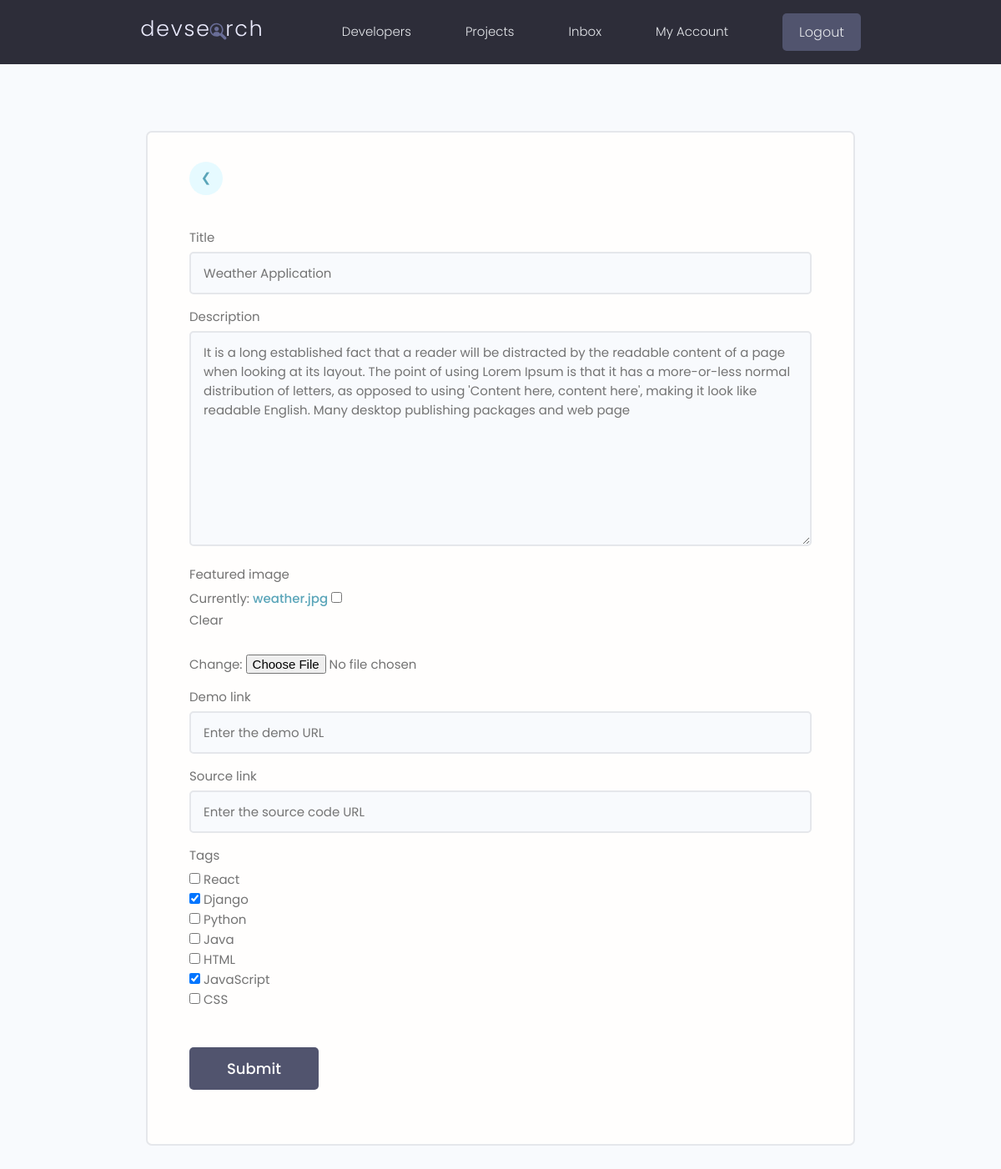
The page /projects/update-project/bb09a222-ceef-4543-817e-fc556a5f4ee1/ (signed in) on the database as committed earlier.
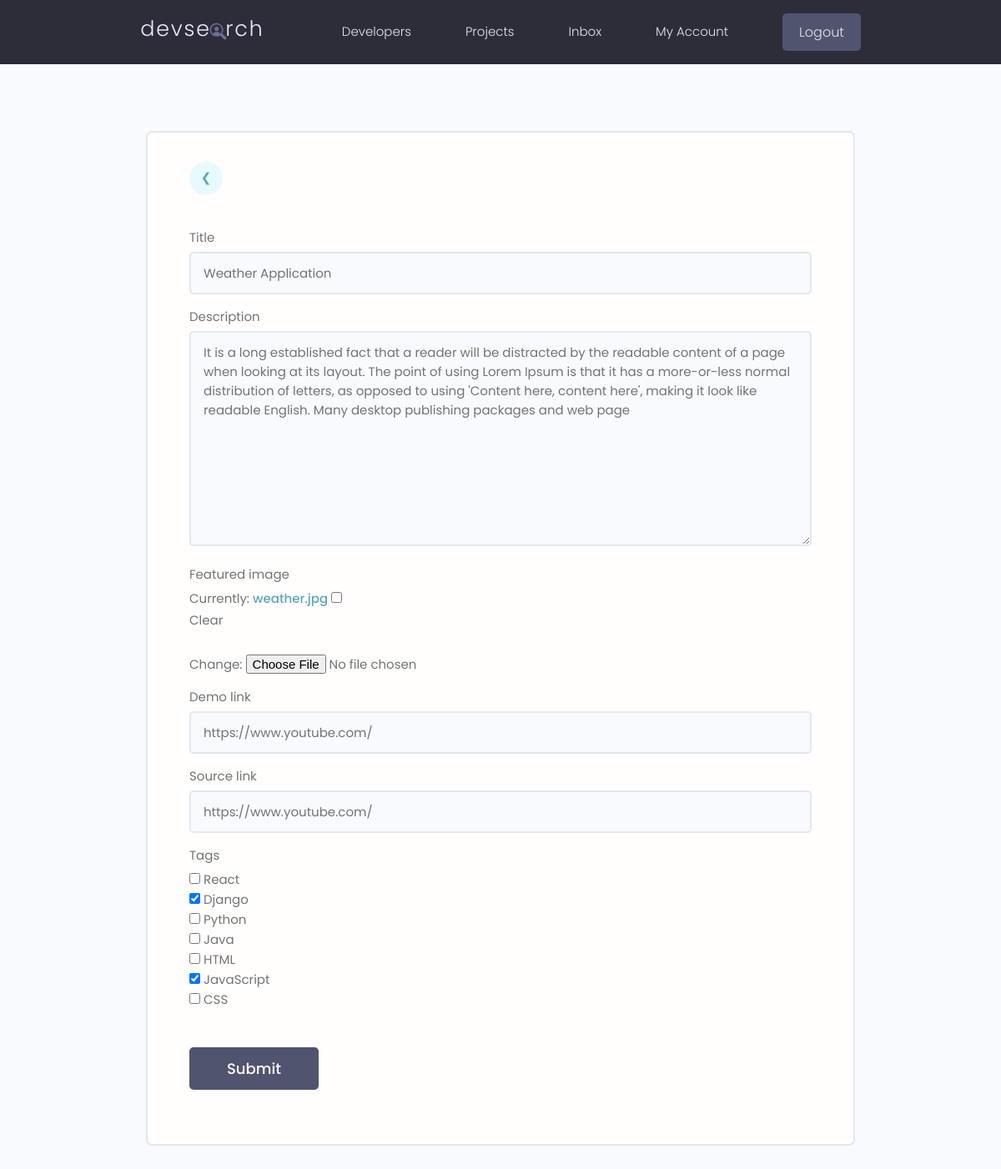
The same page on the database as committed later.
### projects/models.py (models this page shows, shortened)
class Project(models.Model):
    owner = models.ForeignKey(Profile, null=True, blank=True, on_delete=models.SET_NULL)
    title = models.CharField(max_length=200)
    description = models.TextField(null=True, blank=True)
    featured_image = models.ImageField(null=True, blank=True, default="default.jpg")
    demo_link = models.CharField(max_length=2000, null=True, blank=True)
    source_link = models.CharField(max_length=2000, null=True, blank=True)
    created = models.DateTimeField(auto_now_add=True)
    id = models.UUIDField(default=uuid.uuid4, unique=True, primary_key=True, editable=False)
    tags = models.ManyToManyField('Tag', blank=True)
    vote_total = models.IntegerField(default=0, null=True, blank=True)
    vote_ratio = models.IntegerField(default=0, null=True, blank=True)
    class Meta:
        ordering = ['created']

### projects/views.py (the view)
# urls.py: path('update-project/<str:pk>/', updateProject, name='update-project'),
@login_required(login_url='login')
def updateProject(request, pk):
    profile = request.user.profile
    project = profile.project_set.get(id=pk)
    form = ProjectForm(instance=project)
    if request.method == 'POST':
        form = ProjectForm(request.POST, request.FILES, instance=project)
        if form.is_valid():
            form.save()
            messages.success(request, 'Project was Updated successfully!')
            return redirect('account')
    context = {'form':form}
    return render(request, 'projects/project_form.html', context)

### projects/forms.py
class ProjectForm(ModelForm):
    class Meta:
        model = Project
        fields = '__all__'
        exclude = ['vote_total', 'vote_ratio', 'owner']
        widgets = {
            'tags' : forms.CheckboxSelectMultiple(),
        }
    def __init__(self, *args, **kwargs):
        super(ProjectForm, self).__init__(*args, **kwargs)
        placeholders = {
        'title': 'Enter the project title',
        'featured_image': 'Upload an image',
        'description': 'Provide a brief description',
        'demo_link': 'Enter the demo URL',
        'source_link': 'Enter the source code URL',
        }
        for name, field in self.fields.items():    # using for-loop to change class of the field
            field.widget.attrs.update({'class': 'input'})
            if name in placeholders:
                field.widget.attrs.update({'placeholder': placeholders[name]})

### projects/models.py (called while the page is built)
    def __str__(self):
        return self.name

### projects/templates/projects/project_form.html (shortened to what this page needs)
{% extends 'main.html' %}
{% block content %}
 <main class="formPage my-xl">
    <div class="content-box">
        <div class="formWrapper">
            <a class="backButton" href="{% url 'account' %}">&#10094;</a>
            <br>
            <form class="form" method="POST" enctype="multipart/form-data">
                {% for field in form %}
                <div class="form__field">
                    <label for="formInput#text">{{field.label}}</label>
                    {{field}}
                </div>
                {% endfor %}
                <input class="btn btn--sub btn--lg  my-md" type="submit" value="Submit" />
            </form>
        </div>
    </div>
</main>
{% endblock content %}

Rows that differ between the two databases and show on the page:
changed Project "Weather Application": demo_link (not shown) → "https://www.youtube.com/"; source_link (not shown) → "https://www.youtube.com/"
